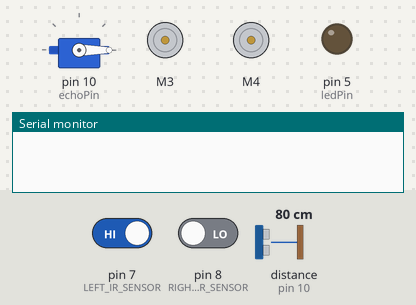
A sketch run on a simulated Arduino Uno, built with avr-gcc and run on an emulated ATmega328P. Shown: servo, 2 × DC motor (green arrow = forward, orange = backward, longer = faster), output pins drawn as LEDs (lit = HIGH), the last lines printed to the serial monitor. Wiring (inferred from the names in the program): ultrasonic range finder: trigger pin 9; echo pin 10. Inputs (shaded band) come from the test bench; at power-on: distance to the obstacle (sensor on pin 10) 80 cm, pin 7 (LEFT_IR_SENSOR) HIGH, pin 8 (RIGHT_IR_SENSOR) LOW. The echo pulse lasts 58.3 µs per cm; pins used as bus, display or sensor lines are not drawn.

Above: at 1.2 s.
1.3 s: distance to the obstacle (sensor on pin 10) set to 7 cm
2.8 s: distance to the obstacle (sensor on pin 10) set to 4 cm
At 3.9 s:
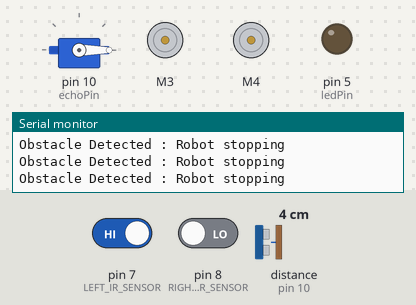
4.4 s: distance to the obstacle (sensor on pin 10) set to 9 cm
At 5.9 s:
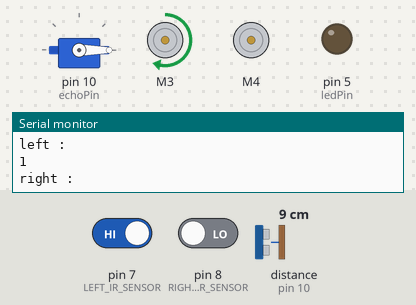
6.2 s: pin 7 (LEFT_IR_SENSOR) driven LOW
At 7.2 s:
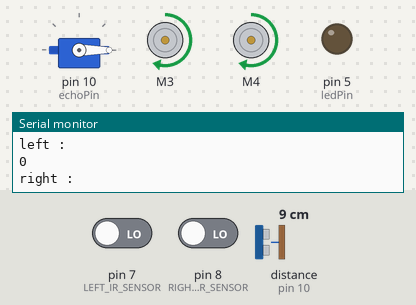
7.8 s: pin 8 (RIGHT_IR_SENSOR) driven HIGH
At 9.1 s:
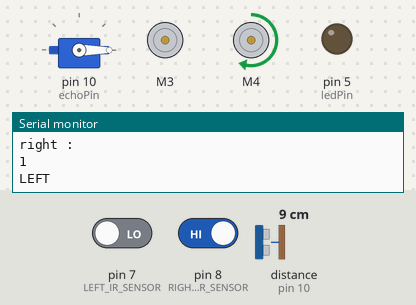
9.4 s: pin 8 (RIGHT_IR_SENSOR) driven LOW
At 10.3 s:
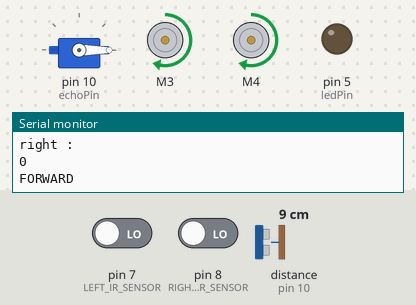
Timing chart, 0 to 12.4 s (numbered marks = the images above; inputs shaded):
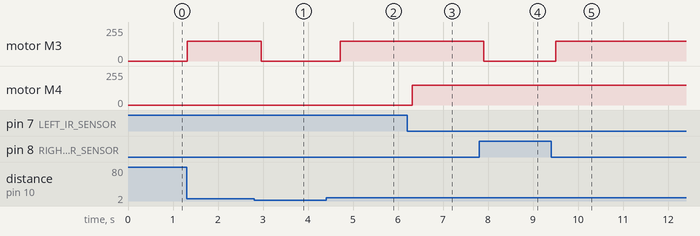

The sketch:

FSM_superstar.ino
```cpp
#include "FSM_Superstar.h"  // Inclusion de la FSM

FSM fsm;          // Créer une instance de la FSM

void setup() {
    Serial.begin(9600);
    fsm.init();   // Initialiser la FSM (et ses dépendances)
}

void loop() {
    fsm.run();    // Exécuter la logique de la FSM en continu
    delay(100);
}
```

Bluetooth.cpp
```cpp
#include "Bluetooth.h"
#include "Arduino.h"

// Define the pins
const byte rxPin = 0;
const byte txPin = 1;

// Instantiate the SoftwareSerial object
SoftwareSerial BTSerial(rxPin, txPin); // RX TX


// Function to initialize the Bluetooth module
void initBluetooth() {
    pinMode(rxPin, INPUT);   // Set the RX pin as input
    pinMode(txPin, OUTPUT);  // Set the TX pin as output
    BTSerial.begin(9600);   // Initialize Bluetooth communication
    Serial.begin(9600);     // Initialize Serial Monitor communication
}

// Function to send a message via Bluetooth
void sendMessage(String newDirection) {
    String message = "New direction: ";
    message += newDirection;
    BTSerial.println(message);
    // Serial.println("Sending via Bluetooth: " + message);
}
```

Bluetooth.h
```cpp
#ifndef BLUETOOTH_H
#define BLUETOOTH_H

#include <SoftwareSerial.h>
#include <Arduino.h>


// Pin configurations for Bluetooth
extern const byte rxPin;
extern const byte txPin;

// Function declarations
void initBluetooth();
void sendMessage(String newDirection);

#endif // BLUETOOTH_H
```

FSM_Superstar.cpp
```cpp
#include "FSM_Superstar.h"


FSM::FSM() : state(IDLE), startTime(0) {}


void FSM::init() {
    initMotors();
    initUltrasonic();
    initBluetooth();
    initInfrared();
    initServoLed();

}

void FSM::run() {
    handleState();
}

void FSM::handleState() {
    float distance = readDistance();
    const unsigned long timeoutDuration = 1000;  //!!!FINAL : 75000
    const unsigned long timeoutParty = 20000;  //!!!FINAL : 100 000
    unsigned long currentTime = millis();

    switch (state) {
        case IDLE:
            if (startTime == 0){
              startTime = millis();

            }

            // Serial.println("Robot state: Idle");
            sendMessage("Robot state: Idle");
            // Serial.print("Waiting for timer : ");
            // Serial.println(distance);
            // If there is an obstacle in less than 10cm
            if (distance > 0 && distance < 5) {
                state = OBSTACLE_WAIT_STATE;
            } if (currentTime - startTime >= timeoutDuration) {
                state = FOLLOW_LINE_STATE;
            }else {
                state = IDLE;
            }
            break;

        case FOLLOW_LINE_STATE:
            sendMessage("Robot state: Follow Line");
            if (currentTime - startTime <= 6000) //BEGINNING : GOES IN A STRAIGHT LINE : BETTER CODE
            {
                // Serial.println("Robot following line.");
              setMotorsSpeed(150);
              switch (returnDirection())
              {
              case 0:
                  goForward();
                  break;

              case 1:
                  turnRight();
                  break;
              case 2:

                  turnLeft();
                  break;
              case 3:
                  stopMotors();
                  break;
              default:
                  break;
              }
            }


            // Serial.println("Robot following line.");
            setMotorsSpeed(150);
            switch (returnDirection2())//AFTER 6 SECS : BETTER CODE FOR TURNING
            {
            case 0:
                goForward();
                break;

            case 1:
                turnRight();
                break;
            case 2:

                turnLeft();
                break;
            case 3:
                stopMotors();
                break;
            default:
                break;
            }


            if (distance > 0 && distance < 5) {
                state = OBSTACLE_WAIT_STATE;
            } else
            break;


        case OBSTACLE_WAIT_STATE:

            sendMessage("Robot state: Obstacle Wait");

            stopMotors();
            Serial.println("Obstacle Detected : Robot stopping");
            if (distance > 5) {
                state = FOLLOW_LINE_STATE;
                break;
            }
            else if (distance > 0 && distance < 5) {
                state = OBSTACLE_WAIT_STATE;
            }

            break;

        case PAUSE_STATE:
            sendMessage("Robot state: Pause");

            Serial.println("Robot state: Pause.");
            stopMotors();
            if (currentTime - startTime >= timeoutParty) {
                state = PARTY_STATE;
                break;
            }else {
                state = PAUSE_STATE;
            }
            if (distance > 0 && distance < 5) {
                state = OBSTACLE_WAIT_STATE;
            }
            break;

        case PARTY_STATE:
            sendMessage("Robot state: Party");
            Serial.println("Party time ! ");
            stopMotors();
            // Serial.println("Robot state: PARTYYY!!!!.");
            party();

    }
}
```

FSM_Superstar.h
```cpp
#ifndef FSM_H
#define FSM_H

#include "Motors.h"
#include "Bluetooth.h"
#include "Ultrasonic.h"
#include "ServoLed.h"
#include "Infrared.h"

enum RobotState {
    IDLE,
    FOLLOW_LINE_STATE,
    OBSTACLE_WAIT_STATE,
    PAUSE_STATE,
    PARTY_STATE
};

class FSM {
public:
    FSM();
    void init();
    void run();

private:
    RobotState state;
    unsigned long startTime;
    void handleState();
};

#endif
```

Infrared.cpp
```cpp
#include "Infrared.h"
#include "Arduino.h"


void initInfrared() {
        // Initialize IR sensor pins
    pinMode(LEFT_IR_SENSOR, INPUT);
    pinMode(RIGHT_IR_SENSOR, INPUT);
}

int returnDirection() {// Read the values from the IR sensors : code works for straight line
// CHANGES BETWEEN THE 2 FUNCTIONS ONLY ON THE **1 AND **2 CONDITIONS
  int leftIR = digitalRead(LEFT_IR_SENSOR);
  int rightIR = digitalRead(RIGHT_IR_SENSOR);
  Serial.println("left : ");
  Serial.println(leftIR);
  Serial.println("right : ");
  Serial.println(rightIR);
  if (leftIR == LOW && rightIR == LOW) {
    // Both sensors on the line, move forward
    Serial.println("FORWARD");
    return (0);
  }
  else if (leftIR == HIGH && rightIR == LOW) { //**1
    // Left sensor on the line, turn left
    Serial.println("RIGHT");
    return(1);
  }
  else if (leftIR == LOW && rightIR == HIGH) {//**2
    // Right sensor on the line, turn right
    Serial.println("LEFT");
    return(2);

  }
  else if (leftIR == HIGH && rightIR == HIGH) {
    // Both sensors off the line, stop or reverse slightly
    Serial.println("CHANGE POSITION");
    return(3);


  }

  delay(20); // Small delay for sensor stability
}


int returnDirection2() {// Read the values from the IR sensors : code works for turning
  int leftIR = digitalRead(LEFT_IR_SENSOR);
  int rightIR = digitalRead(RIGHT_IR_SENSOR);
  Serial.println("left : ");
  Serial.println(leftIR);
  Serial.println("right : ");
  Serial.println(rightIR);
  if (leftIR == LOW && rightIR == LOW) {
    // Both sensors on the line, move forward
    Serial.println("FORWARD");
    return (0);
  }
  else if (leftIR == HIGH) {//**1
    // Left sensor on the line, turn left
    Serial.println("RIGHT");
    return(1);
  }
  else if (rightIR == HIGH) {//**2
    // Right sensor on the line, turn right
    Serial.println("LEFT");
    return(2);

  }
  else if (leftIR == HIGH && rightIR == HIGH) {
    // Both sensors off the line, stop or reverse slightly
    Serial.println("CHANGE POSITION");
    return(3);


  }

  delay(20); // Small delay for sensor stability
}
```

Infrared.h
```cpp
#ifndef INFRARED_H
#define INFRARED_H

#include <SoftwareSerial.h>
#include <Arduino.h>


// Define the pins
const int LEFT_IR_SENSOR = 7;
const int RIGHT_IR_SENSOR = 8;

// Function declarations
void initInfrared();
int returnDirection();
int returnDirection2();

#endif // INFRARED
```

Motors.cpp
```cpp
#include "Motors.h"

Adafruit_MotorShield AFMS = Adafruit_MotorShield();

Adafruit_DCMotor *motor1 = AFMS.getMotor(3);
Adafruit_DCMotor *motor2 = AFMS.getMotor(4);

void initMotors() {
  AFMS.begin();
}

void setMotorsSpeed(uint8_t speed) {
  motor1->setSpeed(speed);
  motor2->setSpeed(speed);
}

void runMotors(uint8_t direction) {
  motor1->run(direction);
  motor2->run(direction);
}

void turnLeft() {
    motor1->run(RELEASE);
    motor2->run(FORWARD);
}

void goForward(){
    motor1->run(FORWARD);
    motor2->run(FORWARD);
}

void turnRight() {
    motor1->run(FORWARD);
    motor2->run(RELEASE);
}

void stopMotors() {
  motor1->run(RELEASE);
  motor2->run(RELEASE);
}
```

Motors.h
```cpp
#ifndef MOTORS_H
#define MOTORS_H

#include <Adafruit_MotorShield.h>

extern Adafruit_MotorShield AFMS;
extern Adafruit_DCMotor *motor1;
extern Adafruit_DCMotor *motor2;

void initMotors();
void setMotorsSpeed(uint8_t speed);
void runMotors(uint8_t direction);
void goForward();
void turnLeft();
void turnRight();
void stopMotors();

#endif
```

ServoLed.cpp
```cpp
#include "ServoLed.h"
#include <Arduino.h>
#include <Servo.h>

Servo myServo;


void initServoLed() {
    pinMode(ledPin, OUTPUT);
    pinMode(resetButtonPin, INPUT_PULLUP); // Configure le bouton en entrée avec résistance interne
    myServo.attach(10);
    myServo.write(startAngle);

}

void angle() {

  for (int angle = startAngle; angle <= endAngle; angle++) {
    myServo.write(angle);
    delay(stepDelay);
  }

  for (int angle = endAngle; angle >= startAngle; angle--) {
    myServo.write(angle);
    delay(stepDelay);
  }
}

void party() {
    int resetButton = digitalRead(resetButtonPin);
    // Serial.println("TIME TO PARTYYY");
    while (resetButton != LOW)
    {
        angle();
        digitalWrite(ledPin, HIGH);
        delay(1000);
        digitalWrite(ledPin, LOW);
        delay(1000);


    }
    Serial.println("END OF THE PARTY");

}
```

ServoLed.h
```cpp
#ifndef SERVOLED_H
#define SERVOLED_H


const int ledPin = 5;
const int resetButtonPin = 2; // Bouton de reset
const int startAngle = 0;
const int endAngle = 90;
const int stepDelay = 15;

void initServoLed();
void party();
void angle();


#endif
```

Ultrasonic.cpp
```cpp
#include "Ultrasonic.h"
#include <Arduino.h>

void initUltrasonic() {
  pinMode(trigPin, OUTPUT);
  pinMode(echoPin, INPUT);
}

float readDistance() {
  float duration, distance;

  digitalWrite(trigPin, LOW);
  delayMicroseconds(2);
  digitalWrite(trigPin, HIGH);
  delayMicroseconds(10);
  digitalWrite(trigPin, LOW);

  duration = pulseIn(echoPin, HIGH);
  distance = (duration * 0.0343) / 2;
  return distance;
}
```

Ultrasonic.h
```cpp
#ifndef ULTRASONIC_H
#define ULTRASONIC_H

const int trigPin = 9;
const int echoPin = 10;

void initUltrasonic();
float readDistance();

#endif
```

Measured:
- after the input at 2.8 s, motor M3: forward 150/255 → stopped after 0.16 s
- after the input at 4.4 s, motor M3: stopped → forward 150/255 after 0.32 s
- after the input at 6.2 s, motor M4: stopped → forward 150/255 after 0.12 s
- after the input at 7.8 s, motor M3: forward 150/255 → stopped after 0.11 s
- after the input at 9.4 s, motor M3: stopped → forward 150/255 after 0.10 s
